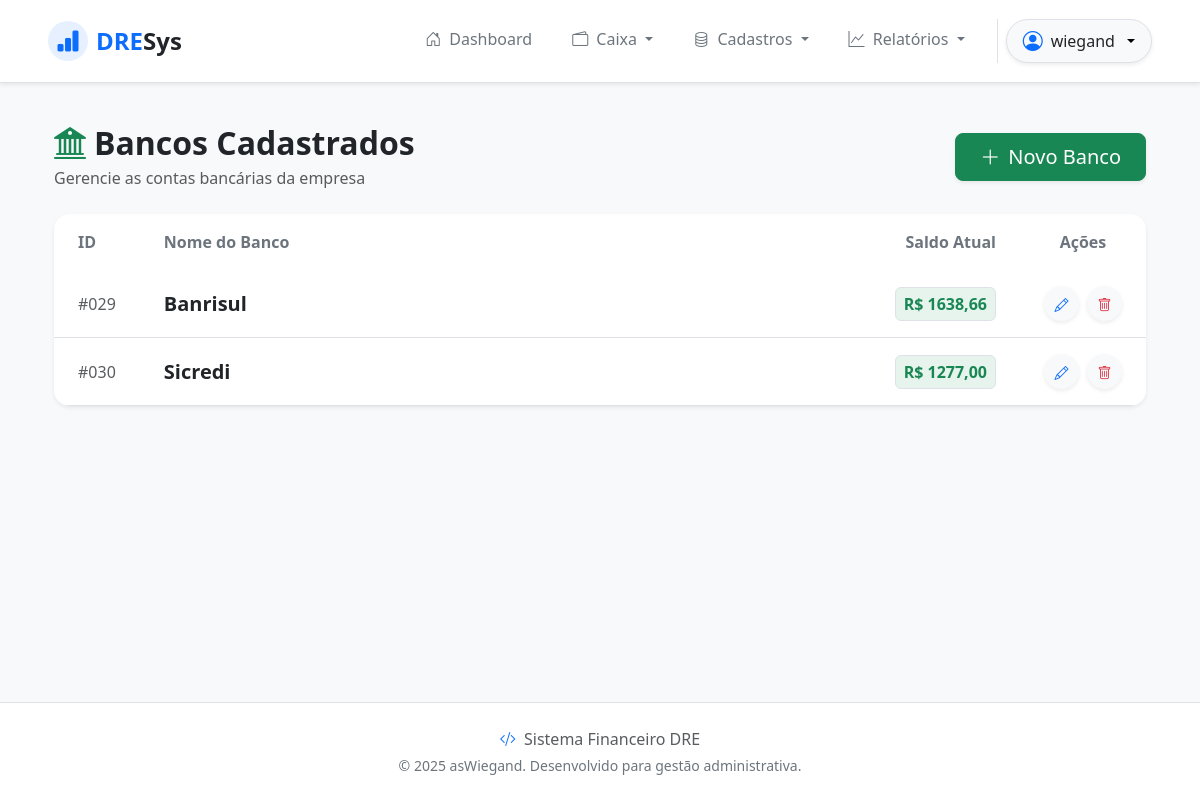
/banks/ (signed in), run on an earlier commit of the app's database.
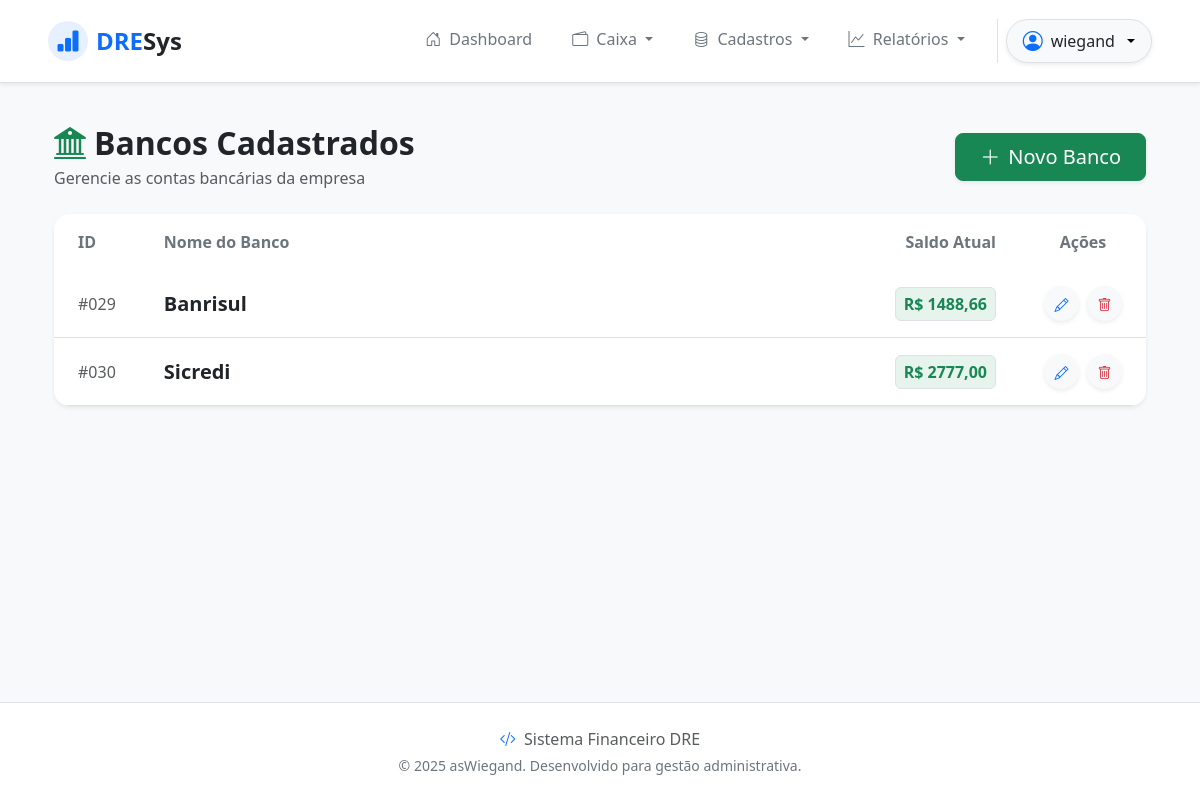
And on a later commit of the database.
### banks/models.py (models this page shows, shortened)
class Bank(models.Model):
    bank_name = models.CharField(max_length=25)
    balance = models.DecimalField(max_digits=20, decimal_places=2, default=0)
    class Meta:
        ordering = ['bank_name']

### banks/views.py (the view)
# urls.py: path('banks/', BankListView.as_view(), name='bank_list'),
class BankListView(LoginRequiredMixin, PermissionRequiredMixin, ListView):
    permission_required = 'banks.view_bank'
    model = models.Bank
    template_name = 'bank_list.html'
    context_object_name = 'banks'

### banks/templates/bank_list.html (shortened to what this page needs)
{% extends 'base.html' %}
{% block content %}
<div class="container-fluid py-4">
  <div class="row mb-4 align-items-center">
    <div class="col-md-6">
      <h2 class="fw-bold text-dark mb-1">
        <i class="bi bi-bank2 text-success me-2"></i>Bancos Cadastrados
      </h2>
      <p class="text-muted mb-0">Gerencie as contas bancárias da empresa</p>
    </div>
    <div class="col-md-6 text-md-end mt-3 mt-md-0">
      {% if perms.banks.add_bank %}
      <a href="{% url 'bank_create' %}" class="btn btn-success btn-lg shadow-sm rounded-3 px-4">
        <i class="bi bi-plus-lg me-2"></i>Novo Banco
      </a>
      {% endif %}
    </div>
  </div>
  <div class="card border-0 shadow-sm rounded-4 overflow-hidden">
    <div class="table-responsive">
      <table class="table table-hover align-middle mb-0">
        <thead class="bg-light">
          <tr>
            <th class="py-3 px-4 text-secondary fw-semibold border-0" style="width: 80px;">ID</th>
            <th class="py-3 px-4 text-secondary fw-semibold border-0">Nome do Banco</th>
            <th class="py-3 px-4 text-secondary fw-semibold border-0 text-end">Saldo Atual</th>
            <th class="py-3 px-4 text-secondary fw-semibold border-0 text-center" style="width: 120px;">Ações</th>
          </tr>
        </thead>
        <tbody class="border-top-0">
          {% for banco in banks %}
          <tr>
            <td class="px-4 py-3 text-muted fw-medium">
              #{{ banco.id|stringformat:"03d" }}
            </td>
            <td class="px-4 py-3">
              <span class="fw-bold text-dark fs-5">{{ banco.bank_name }}</span>
            </td>
            <td class="px-4 py-3 text-end">
              <span class="badge bg-success bg-opacity-10 text-success border p-2 fs-6">
                R$ {{ banco.balance|floatformat:2 }}
              </span>
            </td>
            <td class="px-4 py-3 text-center">
              <div class="d-flex justify-content-center gap-2">
                {% if perms.banks.change_bank %}
                <a href="{% url 'bank_update' banco.id %}" class="btn btn-light btn-sm rounded-circle shadow-sm"
                  style="width: 35px; height: 35px; padding: 0.45rem;" title="Editar">
                  <i class="bi bi-pencil text-primary"></i>
                </a>
                {% endif %}
                {% if perms.banks.delete_bank %}
                <a href="{% url 'bank_delete' banco.id %}" class="btn btn-light btn-sm rounded-circle shadow-sm"
                  style="width: 35px; height: 35px; padding: 0.45rem;" title="Excluir">
                  <i class="bi bi-trash text-danger"></i>
                </a>
                {% endif %}
              </div>
            </td>
          </tr>
          {% endfor %}
        </tbody>
      </table>
    </div>
  </div>
</div>
{% endblock %}

What changed in the data, as far as the page shows it:
changed Bank "Banrisul": balance "1638,66" → "1488,66"
changed Bank "Sicredi": balance "1277,00" → "2777,00"
